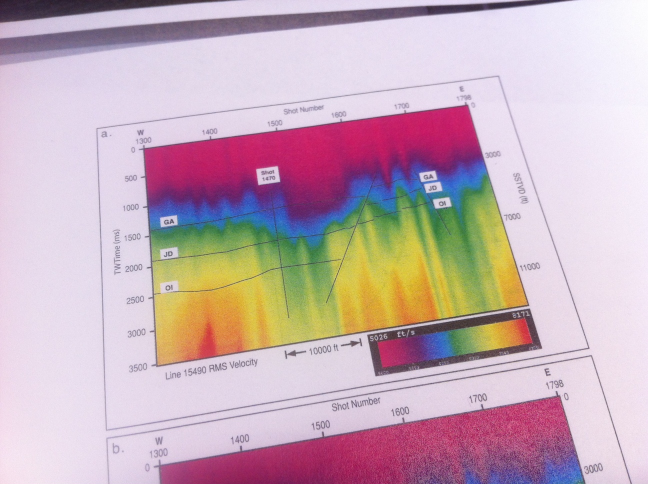
#> input picture not for repo/test images new/Zoback_2-17b.jpg, 1296 x 968 px (shown at 1/2 size)
$ jupyter execute --allow-errors identify_isolate_rectify_inpaint_zoback.ipynb   (shell and % lines are left out)   (Python 2 division)   (older library calls are emulated)
#> lines starting #> are read from the running program, lines starting #| are printed output that depends on the picture; after the words box and inside, x2 and y2 are one past the last pixel; in counts of white or black regions, pixels touching at a corner belong together
#### Preliminaries - import main libraries

[cell 1]
import numpy as np
import scipy as sp

import matplotlib.pyplot as plt
from scipy import ndimage as ndi

from skimage import feature
from skimage import color, io, exposure, feature
from skimage import transform as tf
from skimage.morphology import disk, diamond, square, opening, dilation, erosion, closing, convex_hull_image
from skimage.morphology import remove_small_objects
from skimage.filters import  threshold_adaptive, threshold_otsu

from skimage.feature import corner_fast, corner_peaks, corner_orientations
from skimage.measure import find_contours, approximate_polygon, subdivide_polygon

#### Import test image

[cell 2]
# import from url
#url = 'https://github.com/mycarta/rainbowbot/raw/master/test_f3_distorted_tet.ong'
#img = np.asarray(io.imread(url))[:,:,:3] # with removing alpha channel
img = np.asarray(io.imread('test images new/Zoback_2-17b.jpg'))[:,:,:3]
#> img is the input picture: shape (968, 1296, 3); mean R, G, B 199.9, 175.4, 185.1

[cell 3]
# plot it
fig = plt.figure(figsize=(10,10))
ax = fig.add_subplot(111)
plt.imshow(img,  interpolation = 'none')
ax.xaxis.set_ticks([])
ax.yaxis.set_ticks([])
plt.show()
#fig.savefig('input.png', dpi=400, bbox_inches='tight', pad_inches=0)

#### Preporcessing

[cell 4]
# Hystogram equalization
gry = color.rgb2gray(img)
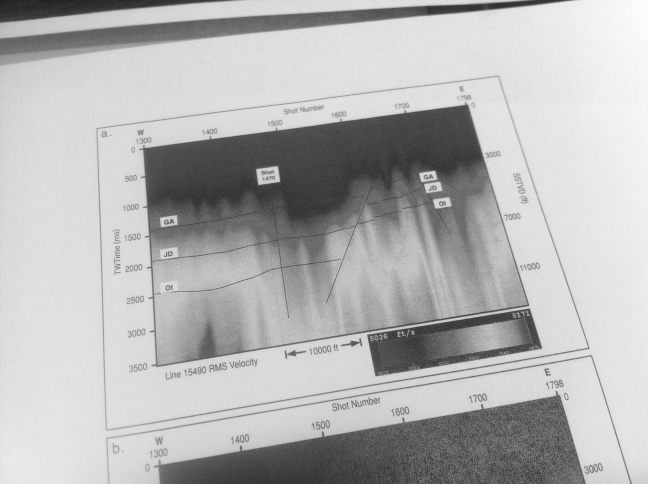
#> gry: shape (968, 1296) float64 (shown at 1/2 size); min 0.101, max 0.996, mean 0.711
rescale = exposure.equalize_adapthist(gry, clip_limit = 0.01)
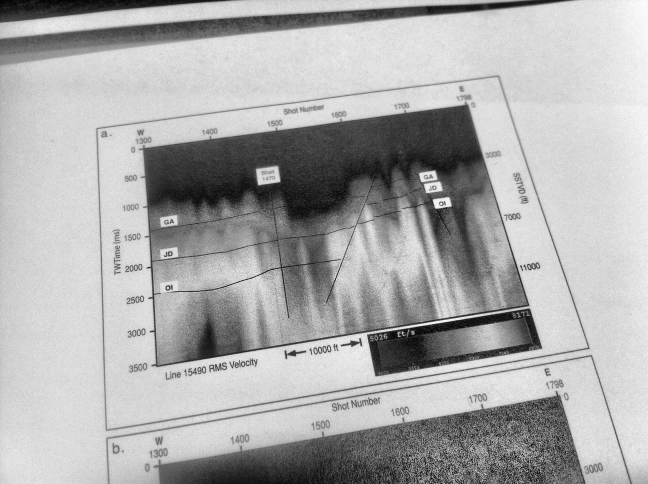
#> rescale: shape (968, 1296) float64 (shown at 1/2 size); min 0, max 1, mean 0.676

[cell 5]
# plot it
fig = plt.figure(figsize=(10,10))
ax = fig.add_subplot(111)
plt.imshow(rescale,  interpolation = 'none', cmap = 'gray')
ax.xaxis.set_ticks([])
ax.yaxis.set_ticks([])
plt.show()
#fig.savefig('input.png', dpi=400, bbox_inches='tight', pad_inches=0)

#### Convert to binary

[cell 6]
binary = np.logical_and(color.rgb2gray(rescale) > 0.03, color.rgb2gray(rescale) < 0.97)
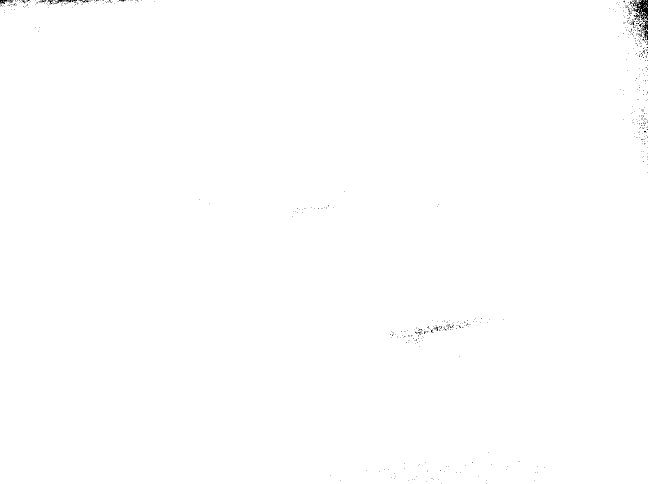
#> binary: shape (968, 1296) bool (shown at 1/2 size); 99.8% white; black in thin lines or dots

[cell 7]
# plot it
fig = plt.figure(figsize=(10,10))
ax = fig.add_subplot(111)
plt.imshow(binary,  interpolation = 'none', cmap = 'gray')
ax.xaxis.set_ticks([])
ax.yaxis.set_ticks([])
plt.show()
#fig.savefig('input.png', dpi=400, bbox_inches='tight', pad_inches=0)

[cell 8]
# Contrast stretching
gry = color.rgb2gray(img)
p2, p98 = np.percentile(gry, (2, 98))
#> p2 = 0.231; p98 = 0.947
rescale = exposure.rescale_intensity(gry, in_range=(p2, p98))
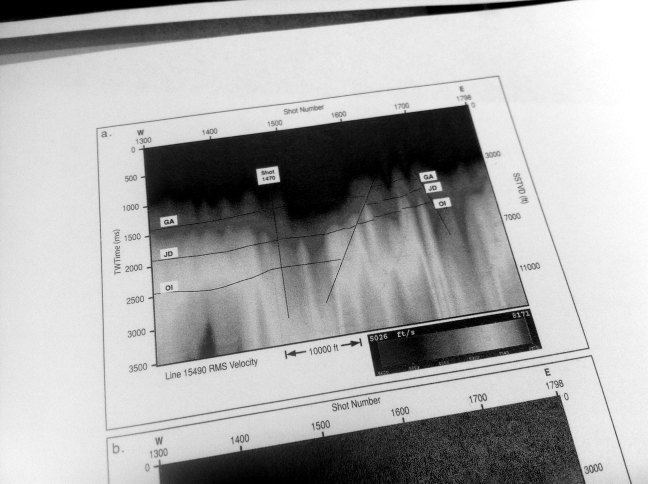
#> rescale: shape (968, 1296) float64 (shown at 1/2 size); min 0, max 1, mean 0.671

from skimage.filters.rank import otsu

radius = 5
selem = disk(radius)

# t_loc_otsu is an image
t_loc_otsu = otsu(rescale, selem)
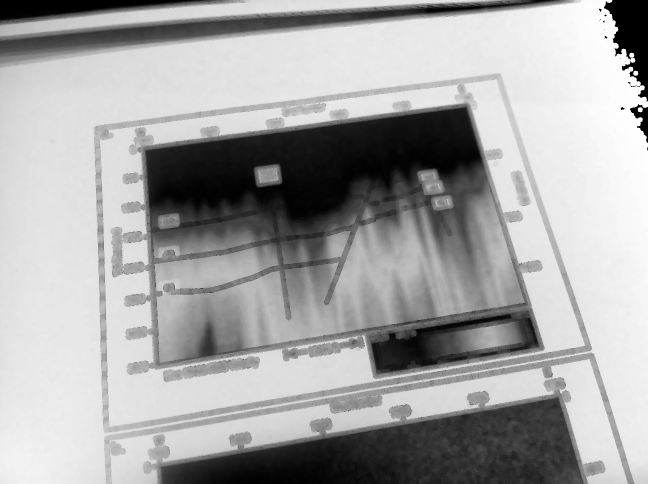
#> t_loc_otsu: shape (968, 1296) (shown at 1/2 size); min 0, max 254, mean 165.2
loc_otsu = rescale >= t_loc_otsu
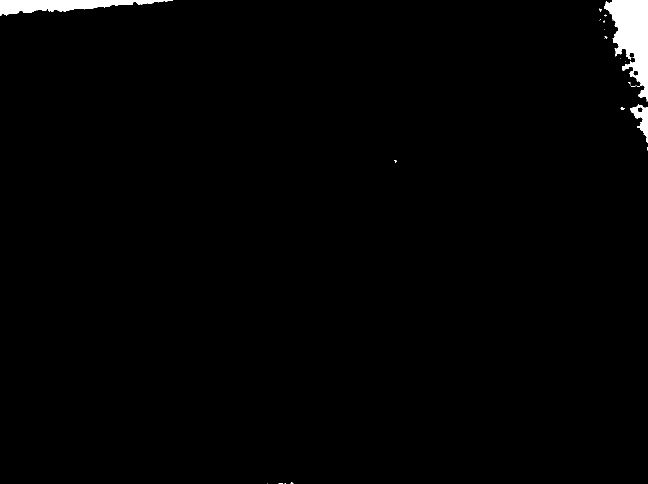
#> loc_otsu: shape (968, 1296) bool (shown at 1/2 size); 1.3% white; 23 white regions (18 under 20 px), largest, box (x1, y1, x2, y2) and area: (1208, 0, 1296, 203) 9598, (0, 0, 346, 32) 5483, (1260, 208, 1296, 286) 1116, (1241, 214, 1249, 220) 28, (1198, 17, 1203, 24) 20

$ run again, with not for repo/test images new/MBES_B.jpg copied over not for repo/test images new/Zoback_2-17b.jpg
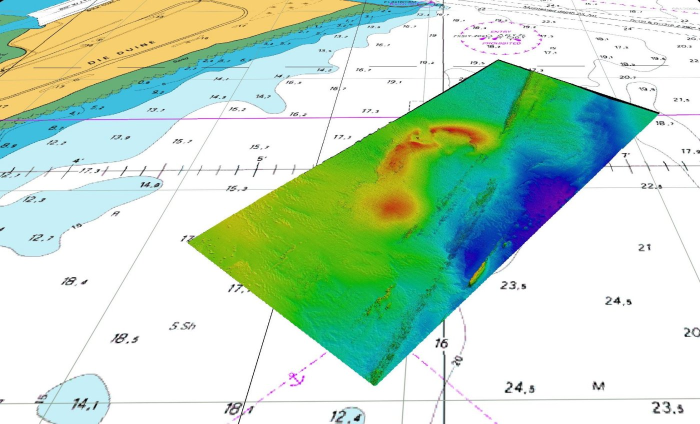
#> input picture not for repo/test images new/MBES_B.jpg, 1400 x 847 px (shown at 1/2 size)
#> img is the input picture: shape (847, 1400, 3); mean R, G, B 191.2, 219.5, 196.9
#> `binary = np.logical_and(color.rgb2gray(rescale) > 0.03, color.rgb2gray..`:
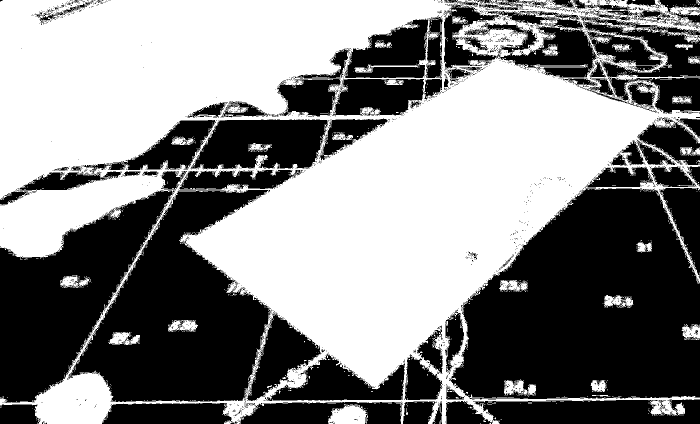
#> binary: shape (847, 1400) bool (shown at 1/2 size); 52.1% white; 2197 black regions (2089 under 20 px), largest, box (x1, y1, x2, y2) and area: (898, 376, 1400, 799) 156084, (136, 380, 541, 804) 95794, (0, 381, 351, 806) 68182
#> p2 = 0.255; p98 = 1
#> `loc_otsu = rescale >= t_loc_otsu`:
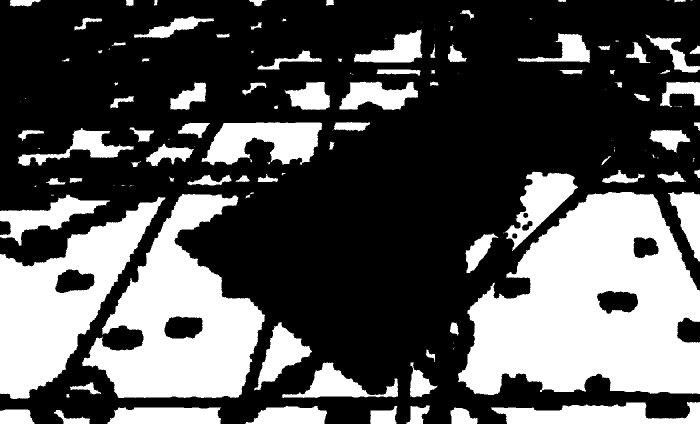
#> loc_otsu: shape (847, 1400) bool (shown at 1/2 size); 33.6% white; 142 white regions (52 under 20 px), largest, box (x1, y1, x2, y2) and area: (916, 384, 1400, 790) 133397, (164, 388, 530, 796) 75629, (0, 394, 331, 798) 55877

$ run again, with not for repo/test images new/arrows_ellipses.jpg copied over not for repo/test images new/Zoback_2-17b.jpg
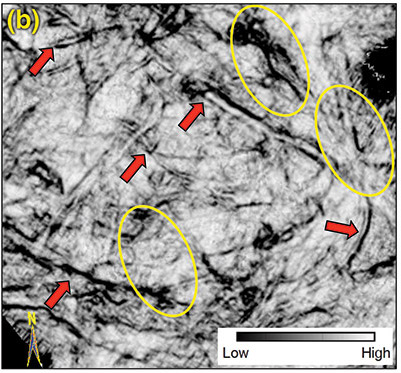
#> input picture not for repo/test images new/arrows_ellipses.jpg, 401 x 373 px
#> img is the input picture: shape (373, 401, 3); mean R, G, B 156.6, 154.9, 151.2
#> `binary = np.logical_and(color.rgb2gray(rescale) > 0.03, color.rgb2gray..`:
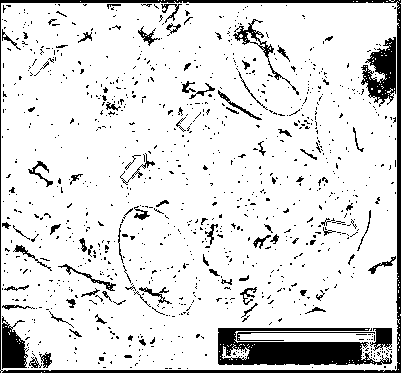
#> binary: shape (373, 401) bool; 87.6% white; 1017 black regions (929 under 20 px), largest, box (x1, y1, x2, y2) and area: (0, 0, 401, 373) 4132, (218, 328, 392, 365) 3802, (361, 37, 396, 107) 1308
#> p2 = 0; p98 = 1
#> `loc_otsu = rescale >= t_loc_otsu`:
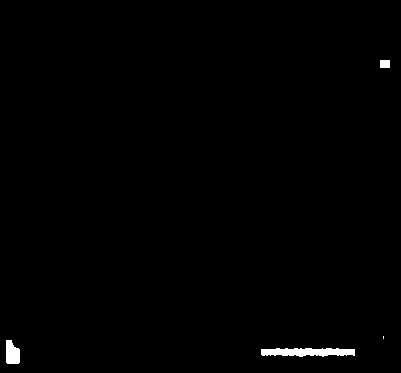
#> loc_otsu: shape (373, 401) bool; 0.68% white; 4 white regions (1 under 20 px), largest, box (x1, y1, x2, y2) and area: (261, 348, 355, 357) 653, (6, 340, 20, 364) 279, (380, 60, 390, 68) 80

$ run again, with not for repo/test images new/elev_attribute_map.jpg copied over not for repo/test images new/Zoback_2-17b.jpg
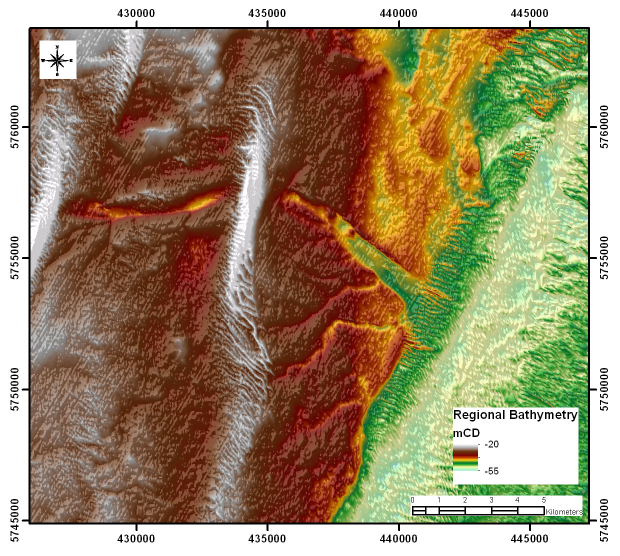
#> input picture not for repo/test images new/elev_attribute_map.jpg, 1239 x 1112 px (shown at 1/2 size)
#> img is the input picture: shape (1112, 1239, 3); mean R, G, B 157.9, 139.6, 107.6
#> `binary = np.logical_and(color.rgb2gray(rescale) > 0.03, color.rgb2gray..`:
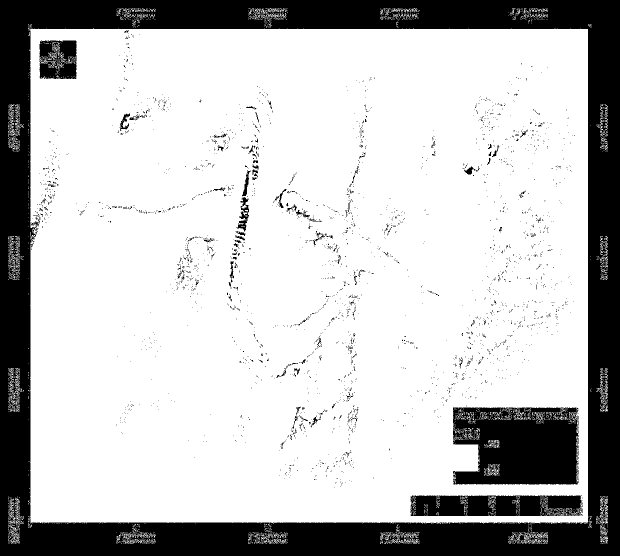
#> binary: shape (1112, 1239) bool (shown at 1/2 size); 76.1% white; 2697 black regions (2608 under 20 px), largest, box (x1, y1, x2, y2) and area: (0, 0, 1239, 1112) 266768, (906, 815, 1157, 969) 33114, (821, 991, 1165, 1032) 12716
#> p2 = 0.0235; p98 = 1
#> `loc_otsu = rescale >= t_loc_otsu`:
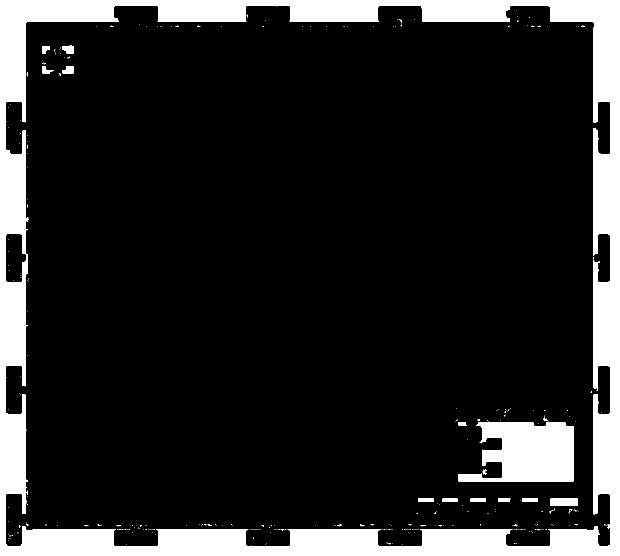
#> loc_otsu: shape (1112, 1239) bool (shown at 1/2 size); 14.6% white; 311 white regions (295 under 20 px), largest, box (x1, y1, x2, y2) and area: (0, 0, 1239, 1112) 177383, (916, 844, 1148, 964) 19987, (1100, 996, 1156, 1012) 804
